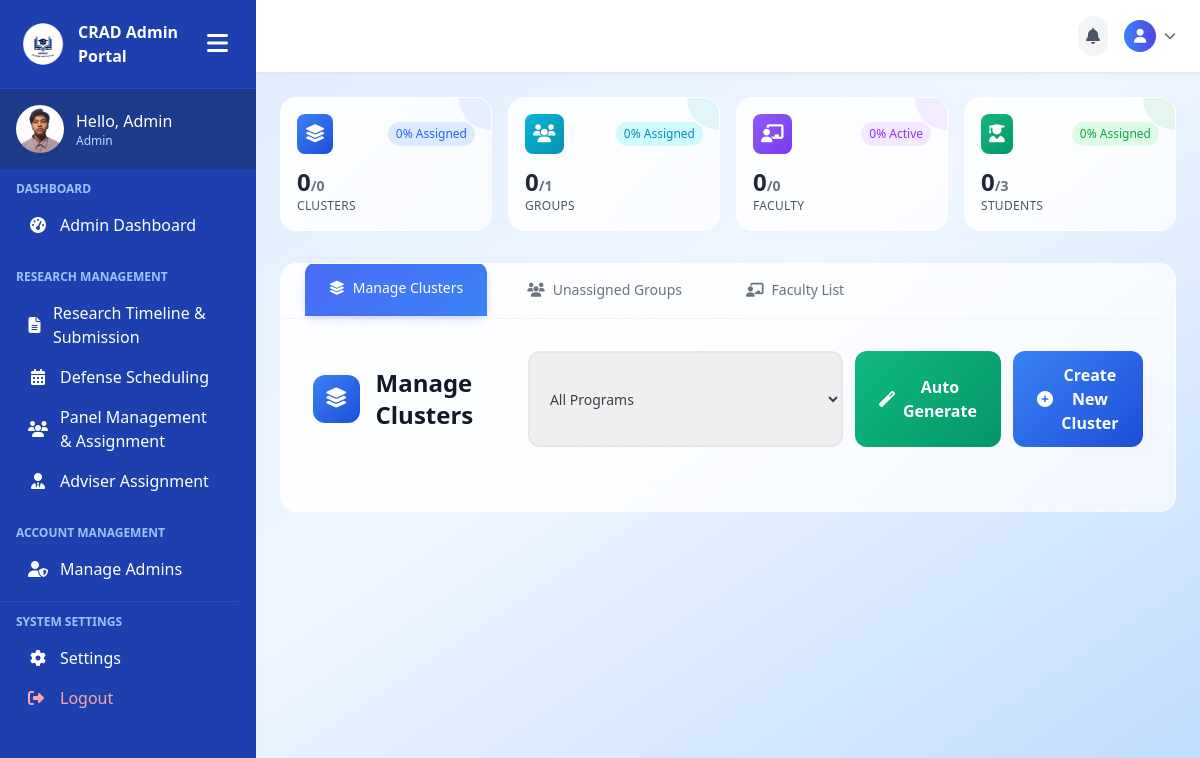
Before: /admin-pages/adviser-assignment.php (signed in) with the older database file.
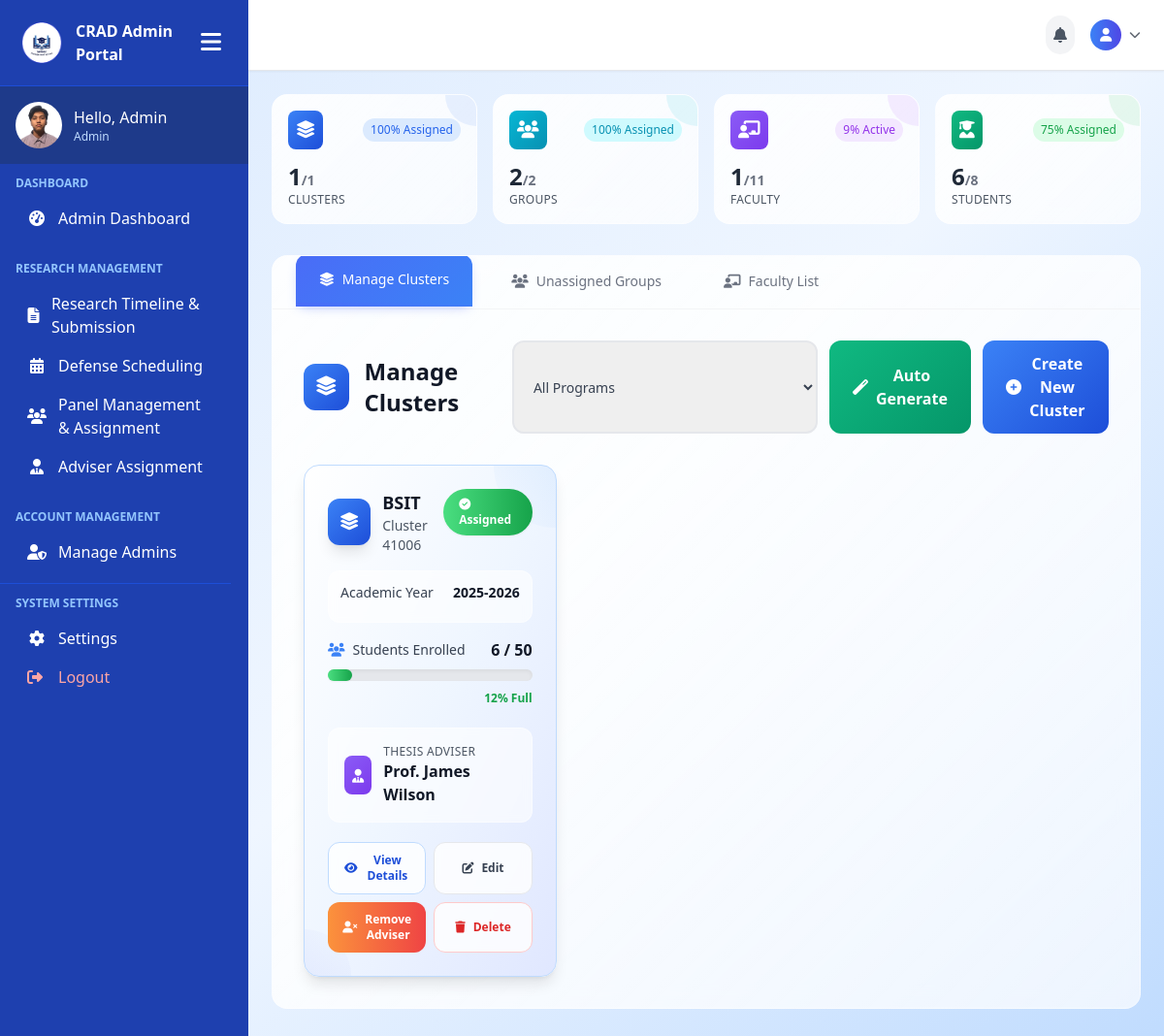
After: the same page with the newer database file.
### tables this page shows
CREATE TABLE `clusters` (
  `id` int(11) NOT NULL,
  `program` varchar(100) NOT NULL,
  `cluster` varchar(50) NOT NULL,
  `school_year` varchar(20) NOT NULL,
  `faculty_id` int(11) DEFAULT NULL,
  `assigned_date` date DEFAULT NULL,
  `student_count` int(11) DEFAULT 0,
  `capacity` int(11) DEFAULT 50,
  `status` enum('assigned','pending','unassigned') DEFAULT 'unassigned',
  `created_date` timestamp NOT NULL DEFAULT current_timestamp() ON UPDATE current_timestamp()
);

CREATE TABLE `faculty` (
  `id` int(11) NOT NULL,
  `fullname` varchar(100) NOT NULL,
  `department` varchar(50) NOT NULL,
  `expertise` varchar(100) NOT NULL
);

### admin-pages/adviser-assignment.php (the view, shortened to what the changed rows need)
<?php
include('../includes/connection.php');
$clusters = mysqli_query(
    $conn,
    "SELECT c.*, f.fullname AS adviser_name
     FROM clusters c
     LEFT JOIN faculty f ON c.faculty_id = f.id
     ORDER BY c.program, c.cluster"
);
$total_clusters     = mysqli_fetch_row(mysqli_query($conn, "SELECT COUNT(*) FROM clusters"))[0];
$assigned_clusters  = mysqli_fetch_row(mysqli_query($conn, "SELECT COUNT(*) FROM clusters WHERE status = 'assigned'"))[0];
$total_students     = mysqli_fetch_row(mysqli_query($conn, "SELECT COUNT(*) FROM student_profiles"))[0];
$assigned_students  = mysqli_fetch_row(mysqli_query($conn, "SELECT COUNT(*) FROM student_profiles WHERE faculty_id IS NOT NULL AND faculty_id != 0"))[0];
$total_faculty      = mysqli_fetch_row(mysqli_query($conn, "SELECT COUNT(*) FROM faculty"))[0];
$assigned_faculty   = mysqli_fetch_row(mysqli_query($conn, "SELECT COUNT(DISTINCT faculty_id) FROM clusters WHERE faculty_id IS NOT NULL"))[0];
$total_groups       = mysqli_fetch_row(mysqli_query($conn, "SELECT COUNT(*) FROM groups"))[0];
$assigned_groups    = mysqli_fetch_row(mysqli_query($conn, "SELECT COUNT(*) FROM groups WHERE cluster_id IS NOT NULL"))[0];
?>
<!DOCTYPE html>
<html lang="en">
<head>
      <link rel="stylesheet" href="../assets/css/style-adviser-assignment.css">
    <script src="https://cdn.tailwindcss.com"></script>
    <link rel="stylesheet" href="https://cdnjs.cloudflare.com/ajax/libs/font-awesome/6.4.0/css/all.min.css">
</head>
<body class="bg-gradient-to-br from-blue-100 via-blue-50 to-blue-200 text-gray-800 font-sans min-h-screen">
    <div class="min-h-screen flex">
        <?php include('../includes/admin-sidebar.php'); ?>
        <main class="flex-1 overflow-y-auto p-6">
            <div class="container mx-auto">
<div class="grid grid-cols-1 sm:grid-cols-2 lg:grid-cols-4 gap-4 mb-8 animate-slide-up">
    <div class="stats-card p-4 relative overflow-hidden">
        <div class="absolute top-0 right-0 w-16 h-16 bg-blue-500/10 rounded-full -translate-y-8 translate-x-8"></div>
        <div class="flex items-center justify-between mb-3">
            <div class="gradient-blue p-2 rounded-lg">
                <i class="fas fa-layer-group text-white text-lg"></i>
            </div>
            <span class="text-xs font-medium text-blue-600 bg-blue-100 px-2 py-1 rounded-full">
                <?= $total_clusters > 0 ? round(($assigned_clusters / $total_clusters) * 100) : 0 ?>% Assigned
            </span>
        </div>
        <h3 class="text-2xl font-bold text-gray-800"><?= $assigned_clusters ?><span class="text-sm text-gray-500">/<?= $total_clusters ?></span></h3>
        <p class="text-xs text-gray-600 font-medium uppercase tracking-wide">Clusters</p>
    </div>
    <div class="stats-card p-4 relative overflow-hidden">
        <div class="absolute top-0 right-0 w-16 h-16 bg-cyan-500/10 rounded-full -translate-y-8 translate-x-8"></div>
        <div class="flex items-center justify-between mb-3">
            <div class="gradient-cyan p-2 rounded-lg">
                <i class="fas fa-users text-white text-lg"></i>
            </div>
            <span class="text-xs font-medium text-cyan-600 bg-cyan-100 px-2 py-1 rounded-full">
                <?= $total_groups > 0 ? round(($assigned_groups / $total_groups) * 100) : 0 ?>% Assigned
            </span>
        </div>
        <h3 class="text-2xl font-bold text-gray-800"><?= $assigned_groups ?><span class="text-sm text-gray-500">/<?= $total_groups ?></span></h3>
        <p class="text-xs text-gray-600 font-medium uppercase tracking-wide">Groups</p>
    </div>
    <div class="stats-card p-4 relative overflow-hidden">
        <div class="absolute top-0 right-0 w-16 h-16 bg-purple-500/10 rounded-full -translate-y-8 translate-x-8"></div>
        <div class="flex items-center justify-between mb-3">
            <div class="gradient-purple p-2 rounded-lg">
                <i class="fas fa-chalkboard-teacher text-white text-lg"></i>
            </div>
            <span class="text-xs font-medium text-purple-600 bg-purple-100 px-2 py-1 rounded-full">
                <?= $total_faculty > 0 ? round(($assigned_faculty / $total_faculty) * 100) : 0 ?>% Active
            </span>
        </div>
        <h3 class="text-2xl font-bold text-gray-800"><?= $assigned_faculty ?><span class="text-sm text-gray-500">/<?= $total_faculty ?></span></h3>
        <p class="text-xs text-gray-600 font-medium uppercase tracking-wide">Faculty</p>
    </div>
    <div class="stats-card p-4 relative overflow-hidden">
        <div class="absolute top-0 right-0 w-16 h-16 bg-green-500/10 rounded-full -translate-y-8 translate-x-8"></div>
        <div class="flex items-center justify-between mb-3">
            <div class="gradient-green p-2 rounded-lg">
                <i class="fas fa-user-graduate text-white text-lg"></i>
            </div>
            <span class="text-xs font-medium text-green-600 bg-green-100 px-2 py-1 rounded-full">
                <?= $total_students > 0 ? round(($assigned_students / $total_students) * 100) : 0 ?>% Assigned
            </span>
        </div>
        <h3 class="text-2xl font-bold text-gray-800"><?= $assigned_students ?><span class="text-sm text-gray-500">/<?= $total_students ?></span></h3>
        <p class="text-xs text-gray-600 font-medium uppercase tracking-wide">Students</p>
    </div>
</div>
                <div class="stats-card rounded-2xl overflow-hidden mb-8 animate-scale-in">
                    <div class="tab-content p-8" id="myTabContent">
                        <div class="tab-pane active" id="manage" role="tabpanel">
                            <div class="grid grid-cols-1 md:grid-cols-2 lg:grid-cols-3 gap-6 mt-6">
                                <?php while ($cluster = mysqli_fetch_assoc($clusters)):
                                    $percentage = $cluster['capacity'] > 0 ? ($cluster['student_count'] / $cluster['capacity']) * 100 : 0;
                                ?>
                                <div class="cluster-card bg-gradient-to-br from-white via-blue-50 to-indigo-100 rounded-2xl shadow-lg border border-blue-200 h-full relative overflow-hidden" data-program="<?= htmlspecialchars($cluster['program']) ?>">
                                    <div class="absolute top-0 right-0 w-32 h-32 bg-gradient-to-bl from-blue-400/20 to-transparent rounded-full -translate-y-16 translate-x-16"></div>
                                    <div class="absolute bottom-0 left-0 w-24 h-24 bg-gradient-to-tr from-indigo-400/20 to-transparent rounded-full translate-y-12 -translate-x-12"></div>
                                    <div class="p-6 relative z-10">
                                        <div class="flex justify-between items-start mb-4">
                                            <div class="flex items-center">
                                                <div class="gradient-blue p-3 rounded-xl mr-3 shadow-lg">
                                                    <i class="fas fa-layer-group text-white text-lg"></i>
                                                </div>
                                                <div>
                                                    <h5 class="font-bold text-gray-900 text-lg"><?= htmlspecialchars($cluster['program']) ?></h5>
                                                    <p class="text-gray-600 text-sm font-medium">Cluster <?= htmlspecialchars($cluster['cluster']) ?></p>
                                                </div>
                                            </div>
                                            <span class="px-4 py-2 rounded-full text-xs font-bold shadow-sm <?= $cluster['status'] == 'assigned' ? 'bg-gradient-to-r from-green-400 to-green-600 text-white' : 'bg-gradient-to-r from-yellow-400 to-orange-500 text-white' ?>">
                                                <i class="fas <?= $cluster['status'] == 'assigned' ? 'fa-check-circle' : 'fa-clock' ?> mr-1"></i>
                                                <?= ucfirst($cluster['status']) ?>
                                            </span>
                                        </div>
                                        <div class="bg-white/60 backdrop-blur-sm rounded-xl p-3 mb-4 border border-white/40">
                                            <div class="flex items-center justify-between text-sm mb-2">
                                                <span class="text-gray-700 font-medium">Academic Year</span>
                                                <span class="text-gray-900 font-semibold"><?= htmlspecialchars($cluster['school_year']) ?></span>
                                            </div>
                                        </div>
                                        <div class="mb-5">
                                            <div class="flex justify-between items-center mb-2">
                                                <span class="text-gray-700 font-medium text-sm flex items-center">
                                                    <i class="fas fa-users mr-2 text-blue-500"></i>
                                                    Students Enrolled
                                                </span>
                                                <span class="text-gray-900 font-bold"><?= $cluster['student_count'] ?> / <?= $cluster['capacity'] ?></span>
                                            </div>
                                            <div class="w-full bg-gray-200 rounded-full h-3 shadow-inner">
                                                <div class="h-3 rounded-full bg-gradient-to-r <?= $percentage < 60 ? 'from-green-400 to-green-600' : ($percentage < 90 ? 'from-yellow-400 to-orange-500' : 'from-red-400 to-red-600') ?> shadow-sm transition-all duration-500" style="width: <?= $percentage ?>%"></div>
                                            </div>
                                            <div class="text-right mt-1">
                                                <span class="text-xs font-semibold <?= $percentage < 60 ? 'text-green-600' : ($percentage < 90 ? 'text-orange-600' : 'text-red-600') ?>"><?= round($percentage) ?>% Full</span>
                                            </div>
                                        </div>
                                        <div class="bg-white/60 backdrop-blur-sm rounded-xl p-4 mb-5 border border-white/40">
                                            <div class="flex items-center">
                                                <div class="gradient-purple p-2 rounded-lg mr-3">
                                                    <i class="fas fa-user-tie text-white text-sm"></i>
                                                </div>
                                                <div class="flex-1">
                                                    <p class="text-xs text-gray-600 font-medium uppercase tracking-wide">Thesis Adviser</p>
                                                    <p class="text-gray-900 font-semibold">
                                                        <?= $cluster['adviser_name'] ? htmlspecialchars($cluster['adviser_name']) : '<span class="text-red-500 flex items-center"><i class="fas fa-exclamation-triangle mr-1"></i>Not assigned</span>' ?>
                                                    </p>
                                                </div>
                                            </div>
                                        </div>
                                        <div class="cluster-actions grid grid-cols-2 gap-2">
                                            <button class="bg-white/80 hover:bg-white border border-blue-200 hover:border-blue-300 text-blue-700 hover:text-blue-800 py-2.5 px-4 rounded-xl text-xs font-semibold flex items-center justify-center transition-all duration-300 hover:shadow-md backdrop-blur-sm"
                                                    onclick="viewCluster(<?= $cluster['id'] ?>)">
                                                <i class="fas fa-eye mr-2"></i>View Details
                                            </button>
                                            <button class="bg-white/80 hover:bg-white border border-gray-200 hover:border-gray-300 text-gray-700 hover:text-gray-800 py-2.5 px-4 rounded-xl text-xs font-semibold flex items-center justify-center transition-all duration-300 hover:shadow-md backdrop-blur-sm"
                                                    data-bs-toggle="modal" data-bs-target="#editClusterModal"
                                                    data-cluster-id="<?= $cluster['id'] ?>"
                                                    data-program="<?= htmlspecialchars($cluster['program']) ?>"
                                                    data-cluster="<?= htmlspecialchars($cluster['cluster']) ?>"
                                                    data-school-year="<?= htmlspecialchars($cluster['school_year']) ?>"
                                                    data-capacity="<?= $cluster['capacity'] ?>">
                                                <i class="fas fa-edit mr-2"></i>Edit
                                            </button>
                                            <?php if ($cluster['faculty_id']): ?>
                                            <form method="POST" class="col-span-1">
                                                <button type="submit" name="remove_adviser" class="w-full bg-gradient-to-r from-orange-400 to-red-500 hover:from-orange-500 hover:to-red-600 text-white py-2.5 px-4 rounded-xl text-xs font-semibold flex items-center justify-center transition-all duration-300 hover:shadow-lg transform hover:scale-105"
                                                        onclick="return confirm('Remove adviser from this cluster?')">
                                                    <i class="fas fa-user-times mr-2"></i>Remove Adviser
                                                </button>
                                            </form>
                                            <?php endif; ?>
                                            <button class="bg-white/80 hover:bg-red-50 border border-red-200 hover:border-red-300 text-red-600 hover:text-red-700 py-2.5 px-4 rounded-xl text-xs font-semibold flex items-center justify-center transition-all duration-300 hover:shadow-md backdrop-blur-sm"
                                                    data-bs-toggle="modal" data-bs-target="#deleteClusterModal"
                                                    data-cluster-id="<?= $cluster['id'] ?>">
                                                <i class="fas fa-trash mr-2"></i>Delete
                                            </button>
                                        </div>
                                    </div>
                                </div>
                                <?php endwhile; ?>
                            </div>
                        </div>
                    </div>
                </div>
            </div>
        </main>
    </div>
</body>
</html>

Changed rows visible on the page:
added clusters: program "BSIT", cluster "41006", status "Assigned", school_year "2025-2026", student_count "6", capacity "50", percentage "12", faculty.fullname "Prof. James Wilson"
Other visible differences:
$assigned_clusters: "0" → "1"
$total_clusters: "0" → "1"
$assigned_groups: "0" → "2"
$total_groups: "1" → "2"
$assigned_faculty: "0" → "1"
$total_faculty: "0" → "11"
$assigned_students: "0" → "6"
$total_students: "3" → "8"
text no longer shown: "0 0 0 0"
text now shown: "100 100 9 75"
